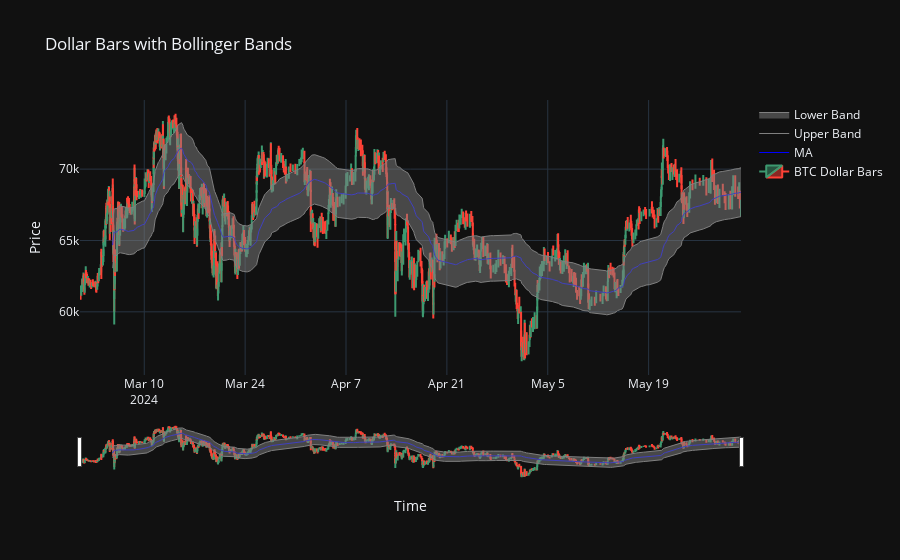

Notebook code for this chart:
### Code cell
ma, ub, lb = calculate_bollinger_bands(btc_dollar_bar['close'], window_size=100, width=0.05)

plot_data_points = int(1e5)
_btc_dollar_bar = btc_dollar_bar.iloc[:plot_data_points]
_ma, _ub, _lb = ma[:plot_data_points], ub[:plot_data_points], lb[:plot_data_points]
open_time = pd.to_datetime(_btc_dollar_bar['time'], unit='ms')

fig = go.Figure(
    data=[go.Candlestick(x=open_time, open=_btc_dollar_bar['open'],
                         high=_btc_dollar_bar['high'], low=_btc_dollar_bar['low'],
                         close=_btc_dollar_bar['close'], name='BTC Dollar Bars')]
).update_layout(xaxis_title="Time", yaxis_title="Price", title="Dollar Bars with Bollinger Bands")
fig.add_trace(go.Scatter(x=open_time, y=_ma, line=dict(color="blue", width=1), name='MA'))
fig.add_trace(go.Scatter(x=open_time, y=_ub, line=dict(color="gray", width=1), name='Upper Band'))
fig.add_trace(go.Scatter(x=open_time, y=_lb, line=dict(color="gray", width=1), fill = 'tonexty', name='Lower Band'))
fig.show()

### Figure 1 — Plotly figure (JSON) as saved in the notebook; plotly's stock layout.template omitted (floating-point values rounded to 4 significant figures; data arrays with more than 128 entries replaced by an {"elided": "..."} marker saying what was removed)
{"data": [{"close": {"elided": "1127 float values"}, "high": {"elided": "1127 float values"}, "low": {"elided": "1127 float values"}, "name": "BTC Dollar Bars", "open": {"elided": "1127 float values"}, "x": {"elided": "1127 str values"}, "type": "candlestick"}, {"line": {"color": "blue", "width": 1}, "name": "MA", "x": {"elided": "1127 str values"}, "y": {"elided": "1127 float values"}, "type": "scatter"}, {"line": {"color": "gray", "width": 1}, "name": "Upper Band", "x": {"elided": "1127 str values"}, "y": {"elided": "1127 float values"}, "type": "scatter"}, {"fill": "tonexty", "line": {"color": "gray", "width": 1}, "name": "Lower Band", "x": {"elided": "1127 str values"}, "y": {"elided": "1127 float values"}, "type": "scatter"}], "layout": {"xaxis": {"title": {"text": "Time"}}, "yaxis": {"title": {"text": "Price"}}, "title": {"text": "Dollar Bars with Bollinger Bands"}}}
